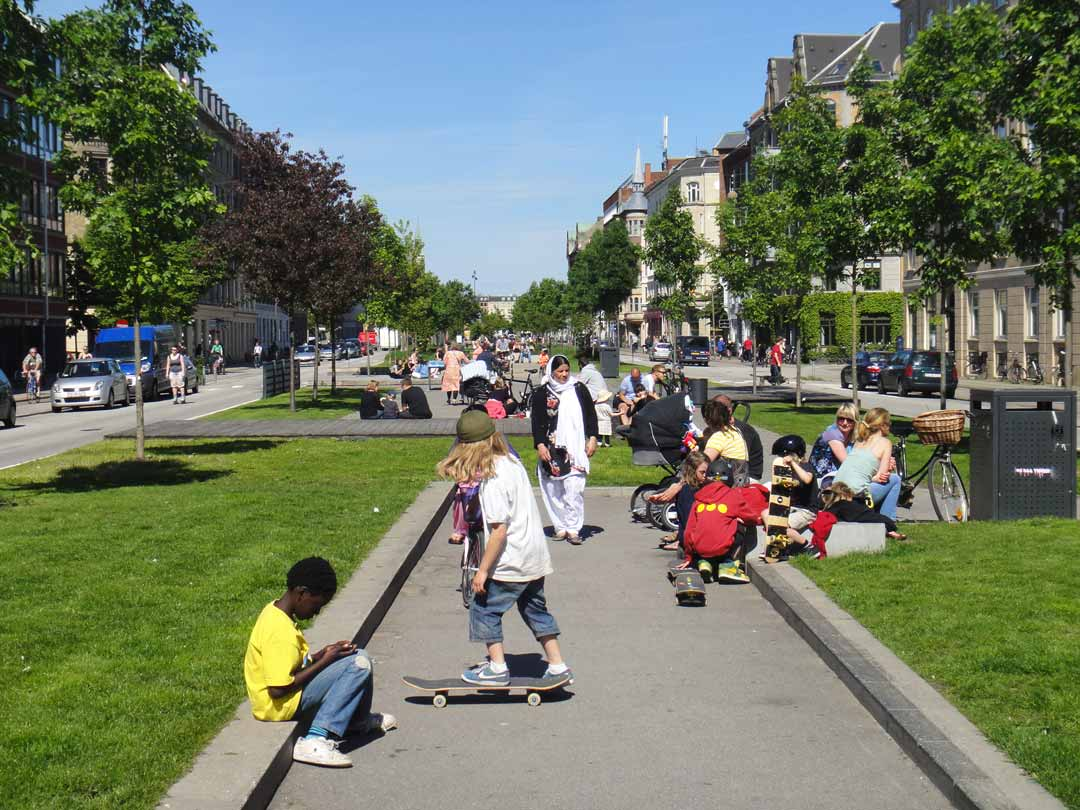
#> input picture DAY_02/ASSIGNMENT/DATA/city.jpg, 1080 x 810 px
$ jupyter execute EX_01-Numpy-and-Image-Assessment.ipynb
#> lines starting #> are read from the running program, lines starting #| are printed output that depends on the picture
# NumPy and Image Assessment

**TASK: Import NumPy**

[cell 1]
import numpy as np

**TASK: Create a 5 by 5 array where every number is a 10**

[cell 2]
arr = np.ones((5,5), dtype=np.int16)

[cell 3]
arr[:,0:1] = 0
arr

**TASK: Run the cell below to create an array of random numbers and see if you can figure out how it works.**

[cell 4]
# This line sets a "seed" so you get the same random numbers we do
np.random.seed(101)
# This line creates an array of random numbers
arr = np.random.randint(low=0,high=100,size=(5,5))

**TASK: What are the largest and smallest values in this array?**

[cell 5]
arr.max()

[cell 6]
arr.min()

**TASK: Use PIL and matplotlib to read and display the ../DATA/city.jpg image.**

[cell 7]
from PIL import Image
im = Image.open("../DATA/city.jpg")
#> im is the input picture: PIL image 1080x810 RGB; mean R, G, B 111.1, 120.9, 102.8
im

[cell 8]
import cv2
im = cv2.imread('../DATA/city.jpg')
#> im: shape (810, 1080, 3)
cv2.imshow('a', im)

**TASK: Convert the image to a NumPy Array**

[cell 9]
pic_arr = np.array(im)
print (pic_arr.shape)
#| (810, 1080, 3)
print (pic_arr)
#> (printed output is left out)

**FINAL TASK: Use slicing to set the RED and GREEN channels of the picture to 0, then use imshow() to show the isolated blue channel**

[cell 10]
pic_blue = pic_arr.copy()

[cell 11]
pic_blue[:,:,0]=0
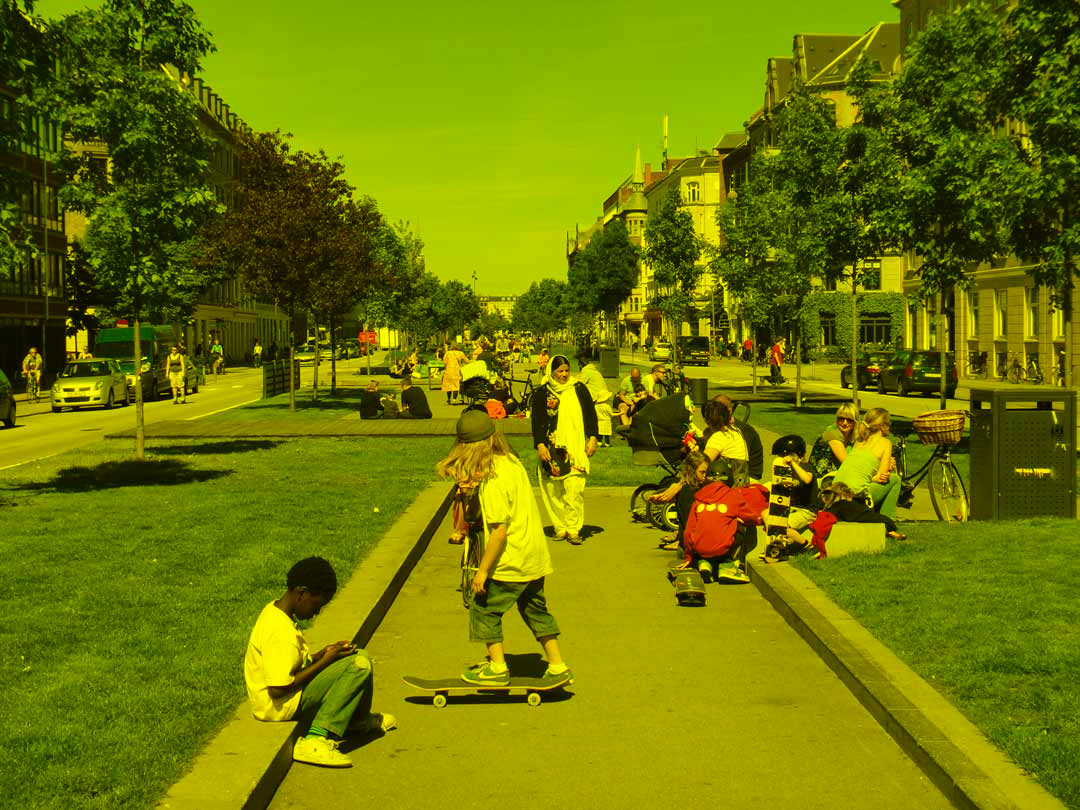
#> pic_blue: shape (810, 1080, 3); mean B, G, R 0, 120.9, 111.1
pic_blue[:,:,1]=0
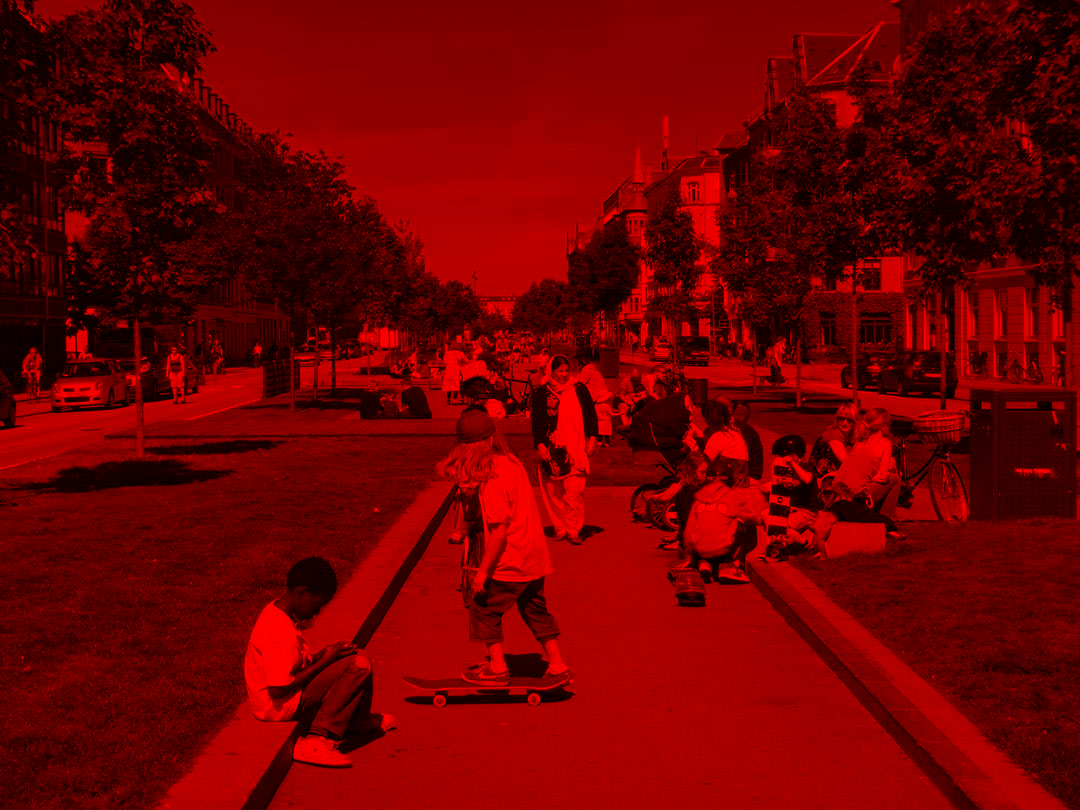
#> pic_blue: shape (810, 1080, 3); mean B, G, R 0, 0, 111.1

$ run again, with DAY_02/ASSIGNMENT/DATA/placa.jpg copied over DAY_02/ASSIGNMENT/DATA/city.jpg
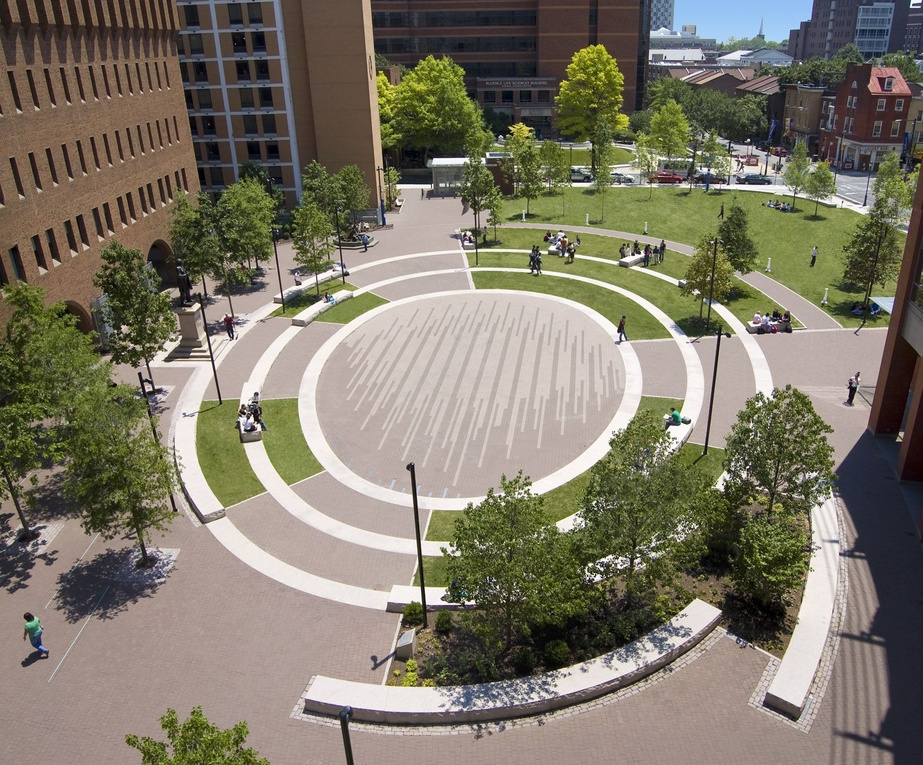
#> input picture DAY_02/ASSIGNMENT/DATA/placa.jpg, 923 x 765 px, shrunk from 1802 x 1493 before the run
#> im is the input picture: PIL image 923x765 RGB; mean R, G, B 124.8, 118.8, 103.5
#> im: shape (765, 923, 3)
#| (765, 923, 3)
#> (printed output is left out)
#> `pic_blue[:,:,0]=0`:
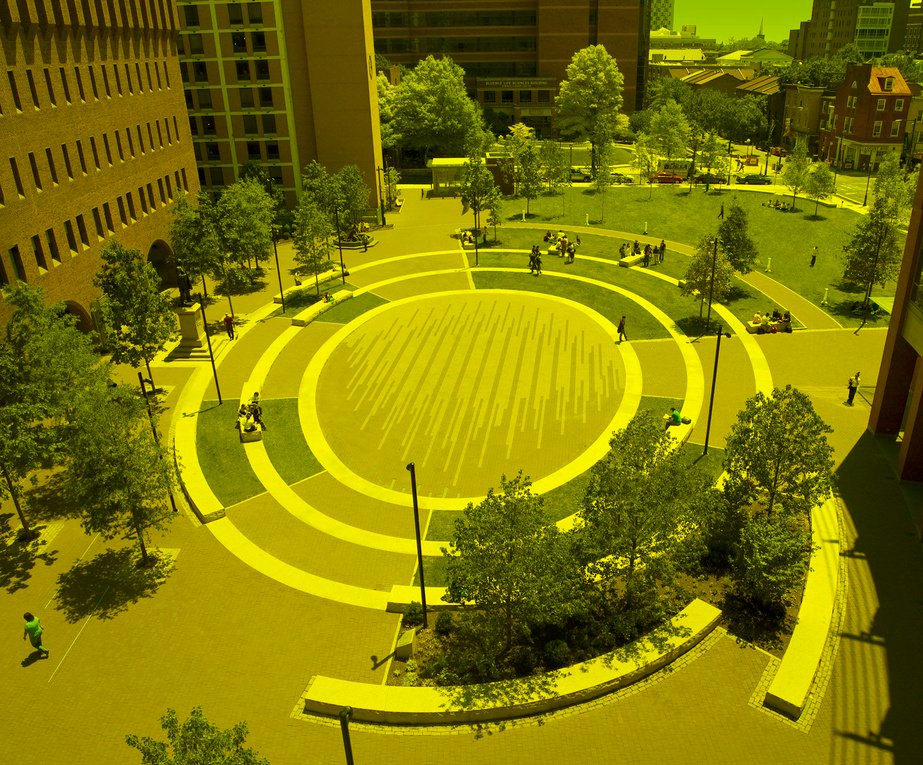
#> pic_blue: shape (765, 923, 3); mean B, G, R 0, 118.8, 124.8
#> `pic_blue[:,:,1]=0`:
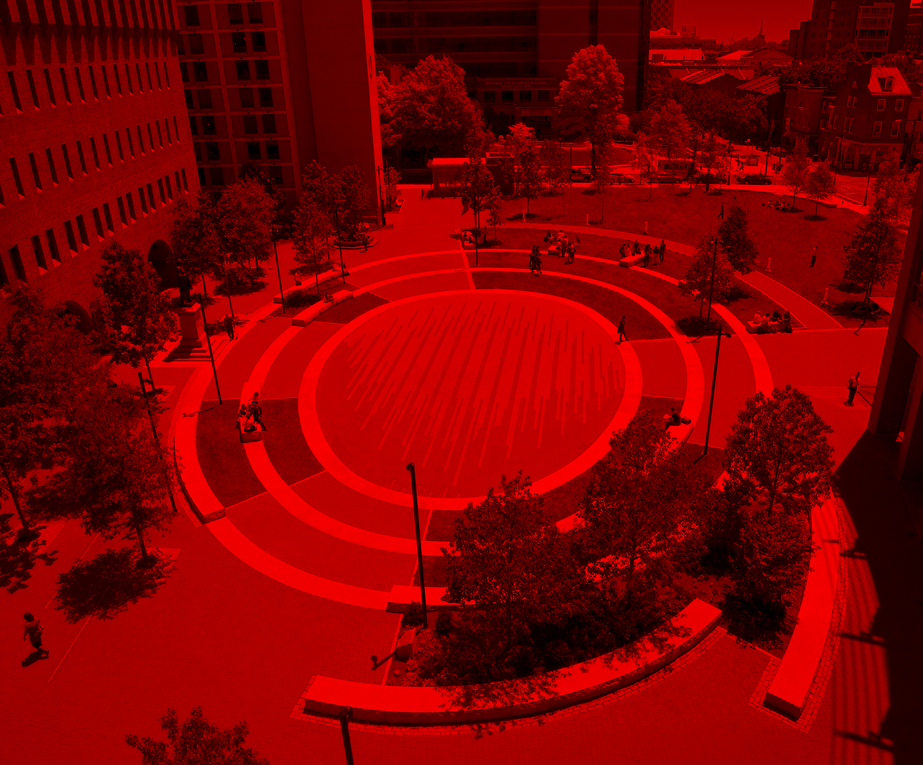
#> pic_blue: shape (765, 923, 3); mean B, G, R 0, 0, 124.8
